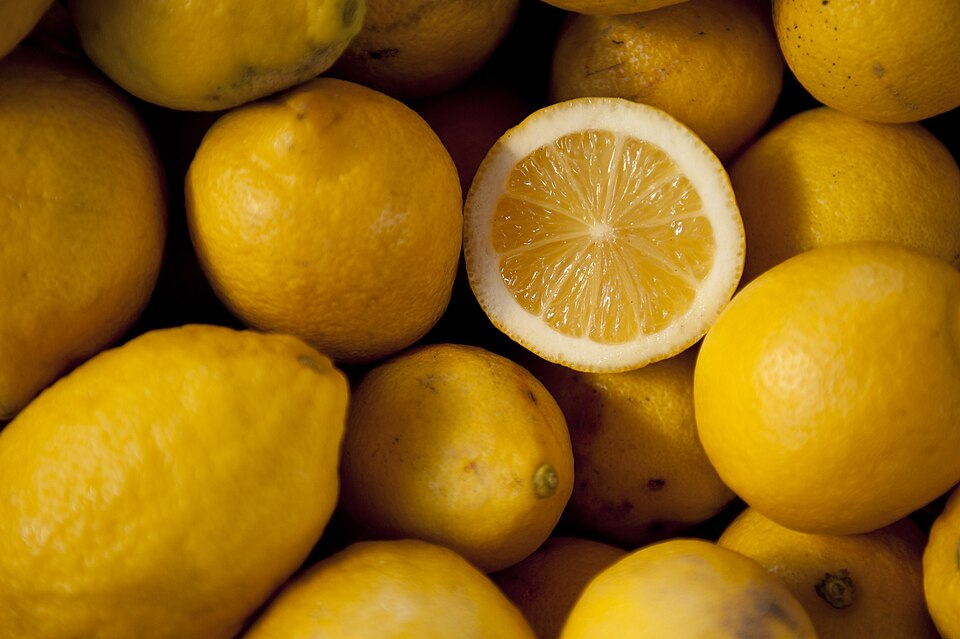
#> input picture lemon.jpeg, 960 x 639 px
$ jupyter execute --allow-errors zadanie1.ipynb
#> lines starting #> are read from the running program, lines starting #| are printed output that depends on the picture
# Zadanie 1 – podstawy operacji na obrazach w Pythonie
Notebook pokazuje wczytanie obrazu lokalnie i zdalnie, jego wyświetlenie, zmianę rozdzielczości,
konwersję do skali szarości, obrót oraz wypisanie macierzy pikseli.

[cell 1]
import cv2
import numpy as np
import matplotlib.pyplot as plt
import urllib.request

## Krok 1: wczytanie obrazu
Obraz jest wczytywany na dwa sposoby.
- lokalnie – cv2.imread czyta plik z dysku i zwraca tablicę numpy z wartościami pikseli.
- zdalnie – urllib pobiera surowe bajty pliku z internetu, a imdecode rozpakowuje je z JPEG do macierzy pikseli, ze względu na to, że imread nie przyjmuje adresu URL.
W obu przypadkach wynikiem jest trójwymiarowa tablica numpy w kolejności BGR: wysokość x szerokość x 3.

[cell 2]
url = "https://thumb.wikimedia.org/wikipedia/commons/thumb/b/b8/Lemons_for_sale.JPG/960px-Lemons_for_sale.JPG?download"

req = urllib.request.Request(url, headers={"User-Agent": "Mozilla/5.0"})
#> (the rest of this cell did not finish here and is left out)

[cell 3]
img = cv2.imread("lemon.jpeg")
#> img is the input picture: shape (639, 960, 3); mean B, G, R 15.7, 103.7, 149.7
print(type(img))
#| <class 'numpy.ndarray'>
print(img.shape)
#| (639, 960, 3)

## Krok 2: wyświetlanie
Obraz wyświetlany jest funkcją plt.imshow z biblioteki matplotlib. OpenCV wczytuje kanały w kolejności BGR, a matplotlib oczekuje RGB, dlatego najpierw wymagana jest konwersja obrazu przez cv2.cvtColor(img, cv2.COLOR_BGR2RGB). Bez konwersji kanały czerwony i niebieski są zamienione, więc kolory wyglądają błędnie (zamiast koloru żółtego są odcienie niebieskiego).

[cell 4]
img_rgb = cv2.cvtColor(img, cv2.COLOR_BGR2RGB)
plt.imshow(img_rgb)
plt.title("Cytryna (oryginał)")
plt.axis("off")
plt.show()

[cell 5]
plt.imshow(img)
plt.title("Bez konwersji (BGR jako RGB)")
plt.axis("off")
plt.show()

## Krok 3: rozdzielczość i skala szarości
Rozdzielczość zmniejszona o 50% funkcją cv2.resize, która przyjmuje nowe wymiary w kolejności (szerokość, wysokość), podczas gdy shape zwraca (wysokość, szerokość, kanały). Wymiary obrazu zmieniły się z (639, 960, 3) na (319, 480, 3). Nowe wymiary są liczone przez int(...), który ucina część ułamkową aby liczba była całkowita – liczba pikseli musi być całkowita. Następnie obraz jest konwertowany do skali szarości przez cv2.cvtColor z flagą cv2.COLOR_BGR2GRAY. Wymiary zmieniły się na (319, 480). Trzeci wymiar zniknął, ponieważ w skali szarości piksel to jedna liczba, a nie trzy kanały.

[cell 6]
nowa_szerokosc = int(img.shape[1] * 0.5)
#> nowa_szerokosc = 480
nowa_wysokosc = int(img.shape[0] * 0.5)
#> nowa_wysokosc = 319

img_maly = cv2.resize(img, (nowa_szerokosc, nowa_wysokosc))
img_gray = cv2.cvtColor(img_maly, cv2.COLOR_BGR2GRAY)
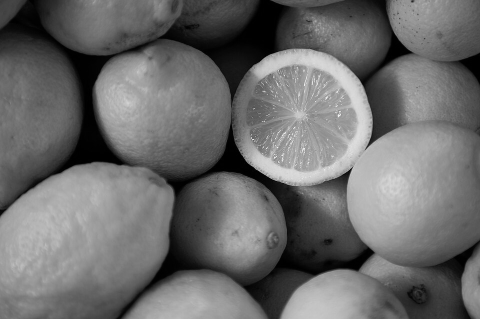
#> img_gray: shape (319, 480); min 0, max 245, mean 107.3

print("Przed:", img.shape)
#| Przed: (639, 960, 3)
print("Po zmniejszeniu:", img_maly.shape)
#| Po zmniejszeniu: (319, 480, 3)
print("Grayscale:", img_gray.shape)
#| Grayscale: (319, 480)

[cell 7]
plt.imshow(img_gray, cmap="gray")
plt.title("Grayscale, 50% rozdzielczości")
plt.axis("off")
plt.show()

## Krok 4 i 5: obrót i wyświetlenie wyniku
Obraz w skali szarości jest obrócony o 90 stopni w prawo funkcją cv2.rotate z flagą cv2.ROTATE_90_CLOCKWISE. Wymiary zmieniły się z (319, 480) na (480, 319), ponieważ po obrocie wysokość i szerokość zamieniają się miejscami. Wynik jest wyświetlony funkcją plt.imshow z parametrem cmap="gray". Parametr jest potrzebny, ze względu na to że obraz ma tylko jeden kanał i bez niego matplotlib zastosowałby domyślną paletę kolorów zamiast skali szarości.

[cell 8]
img_obrocony = cv2.rotate(img_gray, cv2.ROTATE_90_CLOCKWISE)
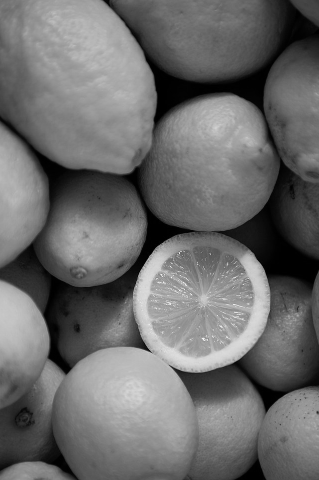
#> img_obrocony: shape (480, 319); min 0, max 245, mean 107.3
print("Przed obrotem:", img_gray.shape)
#| Przed obrotem: (319, 480)
print("Po obrocie:", img_obrocony.shape)
#| Po obrocie: (480, 319)

[cell 9]
plt.imshow(img_obrocony, cmap="gray")
plt.title("Wynik: 50% rozdzielczości, grayscale, obrót o 90°")
plt.axis("off")
plt.show()

## Krok 6: macierz
Wypisywana jest macierz obrazu po wszystkich poprzednich operacjach. Macierz nie wyświetla się w całości ze względu na objętość, która przekracza kilkadziesiąt tysięcy wartości, dlatego ujawnione są tylko rogi z wielokropkami w środku. Typ danych macierzy to uint8, czyli 8-bitowa liczba całkowita bez znaku. Na 8 bitach można zapisać 256 wartości, więc każdy piksel ma wartość od 0 (czarny kolor) do 255 (maksymalna jasność), a zapisanie go zajmuje 1 bajt. Najmniejsza wartość w obrazie wynosi 0, a największa to 246, co wskazuje na to, że pełny zakres (0 - 255) jest dozwolony, ale obraz nie musi go w pełni wykorzystywać.

[cell 10]
print(img_obrocony)
#> (printed output is left out)
print("Typ danych:", img_obrocony.dtype)
#| Typ danych: uint8
print("Min:", img_obrocony.min(), "Max:", img_obrocony.max())
#| Min: 0 Max: 245
